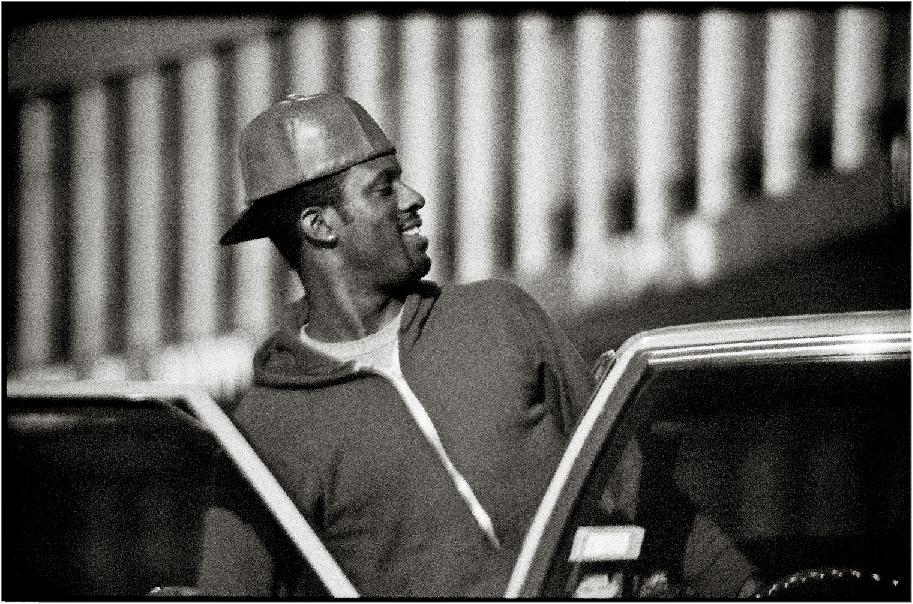
//> input picture images/TaxiDriver.jpg, 913 x 604 px
$ ./gaussian_filter   (built with g++ and OpenCV 4)
//> lines starting //> are read from the running program, lines starting //| are printed output that depends on the picture
/*!
* \brief        gaussian filter
* \details      gaussian filter on TaxiDriver.jpg
* \author       Nazanin Tafreshi
* \date         2019 Apr 6
*/
#include "pch.h"
#include <opencv2/imgproc/imgproc.hpp>
#include <opencv2/opencv.hpp>
#include <opencv2/highgui/highgui_c.h>
#include <iostream>
#include <vector>

# define PI         3.1415926535897932384626


using namespace cv;
using namespace std;

/*
** implementing gaussian kernel
*/
double** gaussianFilter(int height, int width, double sigma)
{
//> called with height = 5, width = 5, sigma = 1
    double **kernel = new double*[height];
    double sum = 0.0;
    int h = height / 2;
    int w = width / 2;


    for (int i = -h; i < h+1; i++) {
        kernel[i+h] = new double[width];
        for (int j = -w; j < w+1; j++) {
            kernel[i+h][j+w] = exp(-(i*i + j * j) / (2 * sigma*sigma)) / (2 * PI* sigma *sigma);
                sum += kernel[i+h][j+w];
                    }
    }

    for (int i = 0; i < height; i++) {
        for (int j = 0; j < width; j++) {
            kernel[i][j] /= sum;
            cout << kernel[i][j] << "\t";
        }
        cout << "\n";
    }

    return kernel;
}
/*
** apply gaussian kernel on an image
*/
Mat gaussianFilter(Mat &in_image, double **filter, int xFilter,int yFilter) {

    int rows = in_image.rows;
    int cols = in_image.cols;
    double sum=0;

    Mat out_image = in_image;
    int h = yFilter / 2;
    int w = xFilter / 2;

    for (int i = h; i < rows - h; i++) {
        for (int j = w; j < cols - w; j++) {
            sum = 0;
            for (int y = -h; y < h+1; y++) {
                for (int x = -w; x < w+1; x++) {
                    sum += filter[y + 2][x + 2] * in_image.at<uchar>(i + y, j + x);
                }
            }
            out_image.at<uchar>(i, j) = sum;
        }
    }

    return out_image;
}


int main()
{
    double **filter = gaussianFilter(5, 5, 1.0);

    Mat in_image = imread("TaxiDriver.jpg", 0);
//> in_image: 604 rows x 913 cols, CV_8UC1; min 0, max 255, mean 93.5
    imshow("in_image", in_image);
    Mat out_image;
    for (int i = 0; i < 5; i++) {
    out_image = gaussianFilter(in_image, filter, 5, 5);
    }
//> this loop made 5 passes
//> pass 2, `out_image = gaussianFilter(in_image, filter, 5, 5);`:
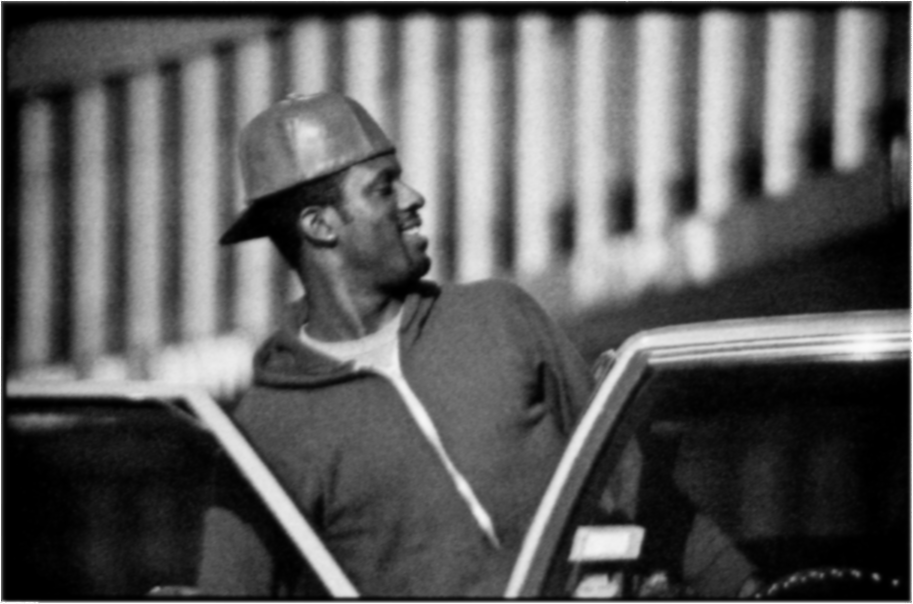
//> out_image: 604 rows x 913 cols, CV_8UC1; min 0, max 255, mean 92.5
    imwrite("gaussian.jpg", out_image);
    imshow("out_image", out_image);

    waitKey(0);
}

$ run again, with images/noisyImage.jpg copied over images/TaxiDriver.jpg
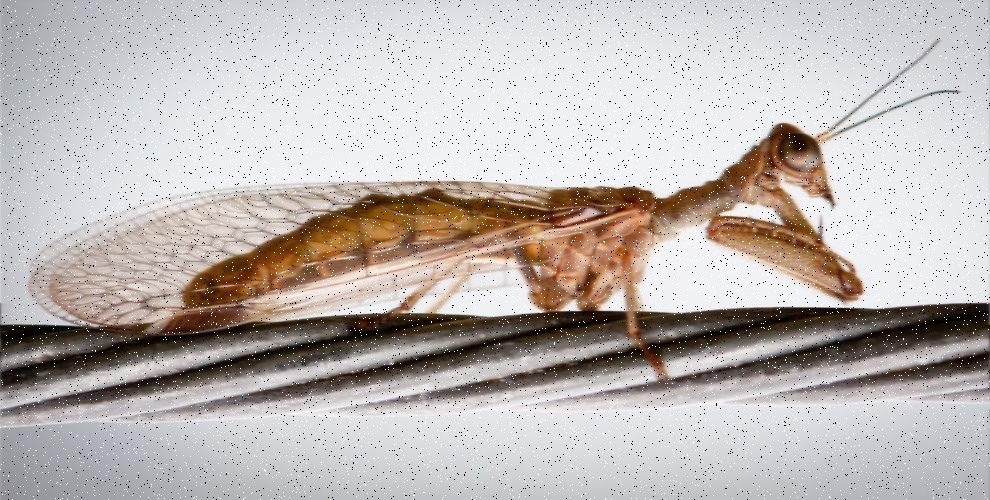
//> input picture images/noisyImage.jpg, 990 x 500 px
//> `Mat in_image = imread("TaxiDriver.jpg", 0);`:
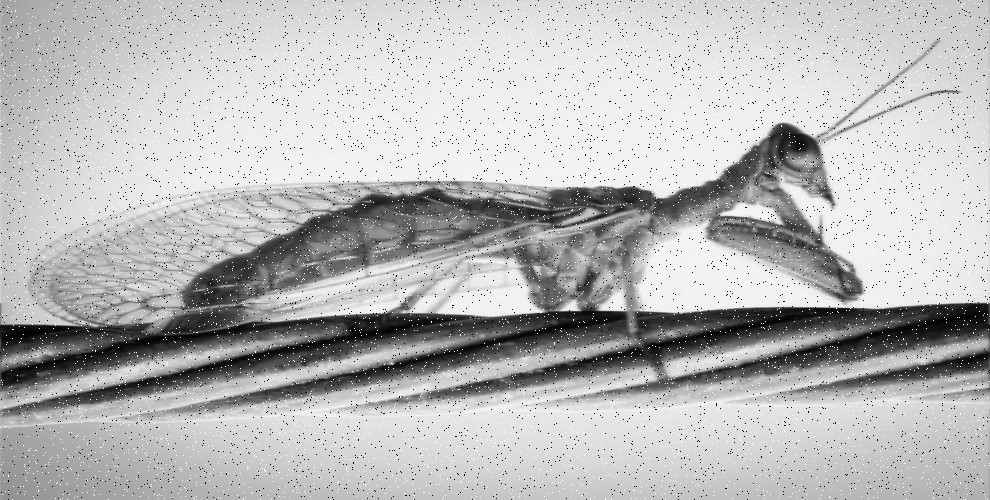
//> in_image: 500 rows x 990 cols, CV_8UC1; min 0, max 255, mean 184.6
//> the loop `for (int i = 0; i < 5; i++)` made 5 passes
//> pass 2, `out_image = gaussianFilter(in_image, filter, 5, 5);`:
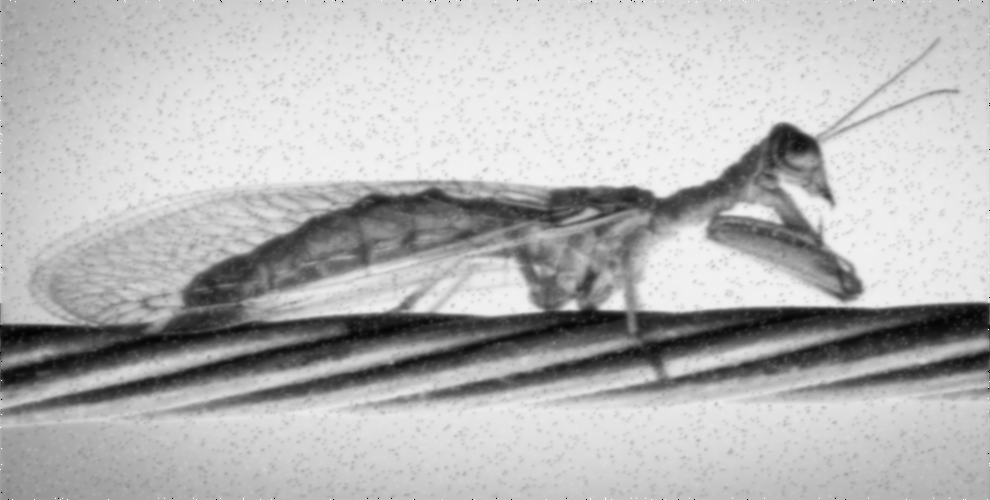
//> out_image: 500 rows x 990 cols, CV_8UC1; min 0, max 255, mean 182.9
